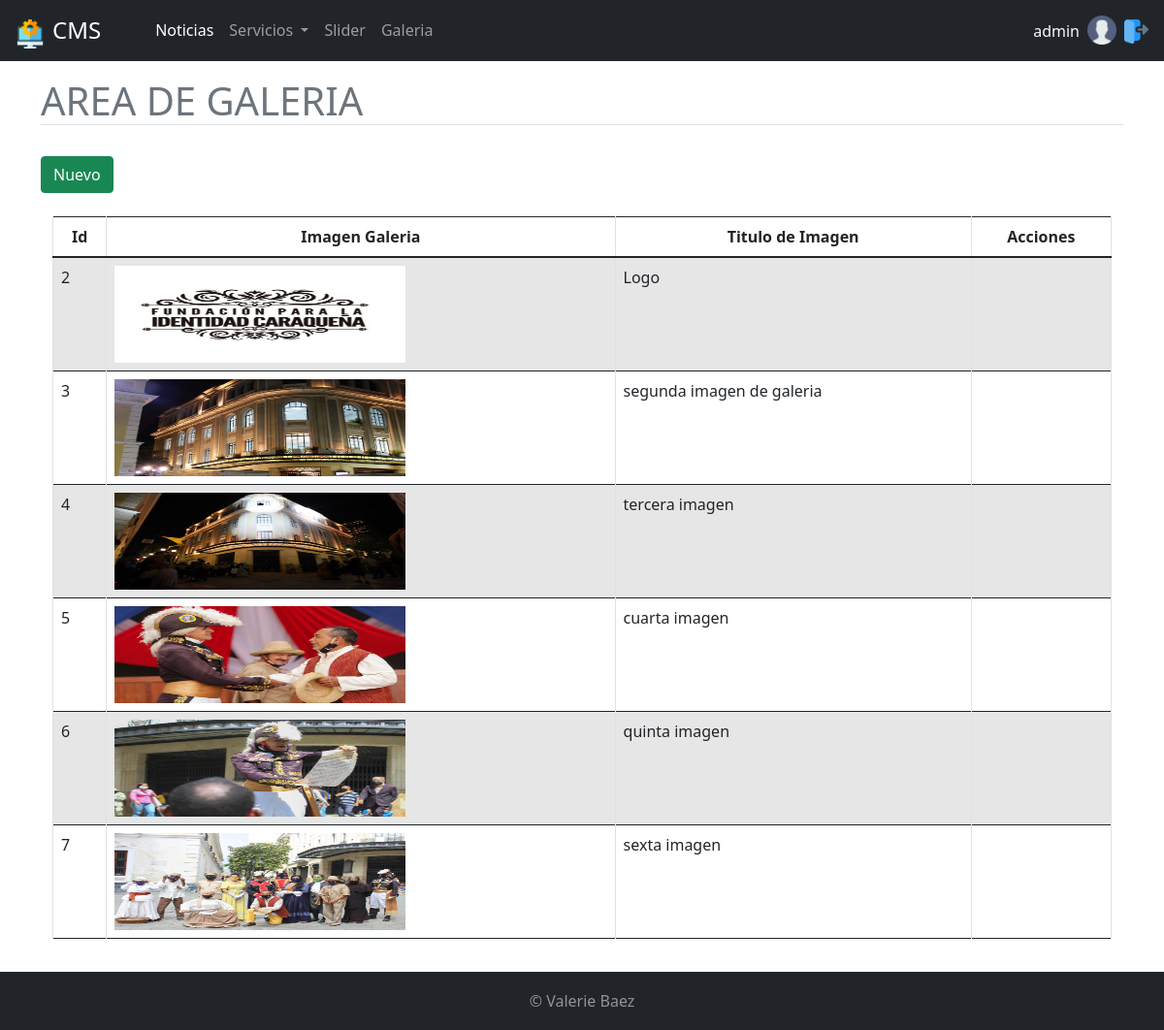
Screenshot of /CMS/galeria.php (signed in) with the database file from the repository.
### tables this page shows
CREATE TABLE `galeria` (
  `id_galeria` int(11) NOT NULL,
  `img_gal` varchar(255) NOT NULL,
  `tit_img_gal` varchar(255) NOT NULL
);

### CMS/galeria.php (the view, shortened to what this page needs)
<?php
    $objeto = new Conexion();
    $conexion = $objeto->Conectar();
    $consulta = "SELECT id_galeria, img_gal, tit_img_gal FROM galeria";
    $resultado = $conexion->prepare($consulta);
    $resultado->execute();
    $dataGal=$resultado->fetchAll(PDO::FETCH_ASSOC);
?>
<!DOCTYPE html>
<html>
<?php include 'partes/head.php';?>
<body>
    <?php include 'partes/menu-principal.php';?>
    <div class="container">
        <h1 class="border-bottom text-secondary">AREA DE GALERIA</h1>
        <button id="btnNuevoGaleria" type="button" class="btn btn-success mt-4 mb-4" data-toggle="modal">Nuevo</button>
        <div class="container">
            <div class="row">
                    <div class="col-lg-12">
                        <div class="table-responsive">
                            <table id="tablaGaleria" class="table table-striped table-bordered table-condensed" style="width:100%">
                            <thead class="text-center">
                                <tr>
                                    <th>Id</th>
                                    <th>Imagen Galeria</th>
                                    <th>Titulo de Imagen</th>
                                    <th>Acciones</th>
                                </tr>
                            </thead>
                            <tbody>
                                <?php
                                foreach($dataGal as $dat) {
                                ?>
                                <tr>
                                    <td><?php echo $dat['id_galeria'] ?></td>
                                    <td><img  width="300px" height="100px" src="images/<?php echo $dat['img_gal'] ?>">
                                    </td>
                                    <td><?php echo $dat['tit_img_gal'] ?></td>
                                    <td></td>
                                </tr>
                                <?php
                                    }
                                ?>
                            </tbody>
                        </table>
                        </div>
                    </div>
            </div>
        </div>
    </div>
    <?php include 'partes/footer.php';?>
</body>
</html>

### CMS/css/styles.css (style rules this page uses)
html { position: relative; min-height: 100%; }
body { padding-top: 80px; margin-bottom: 60px; }

### rows the page displays
galeria: id_galeria "2", img_gal (picture), tit_img_gal "Logo"
galeria: id_galeria "3", img_gal (picture), tit_img_gal "segunda imagen de galeria"
galeria: id_galeria "4", img_gal (picture), tit_img_gal "tercera imagen"
galeria: id_galeria "5", img_gal (picture), tit_img_gal "cuarta imagen"
galeria: id_galeria "6", img_gal (picture), tit_img_gal "quinta imagen"
galeria: id_galeria "7", img_gal (picture), tit_img_gal "sexta imagen"

### other values shown
$_SESSION["s_usuario"] "admin"
